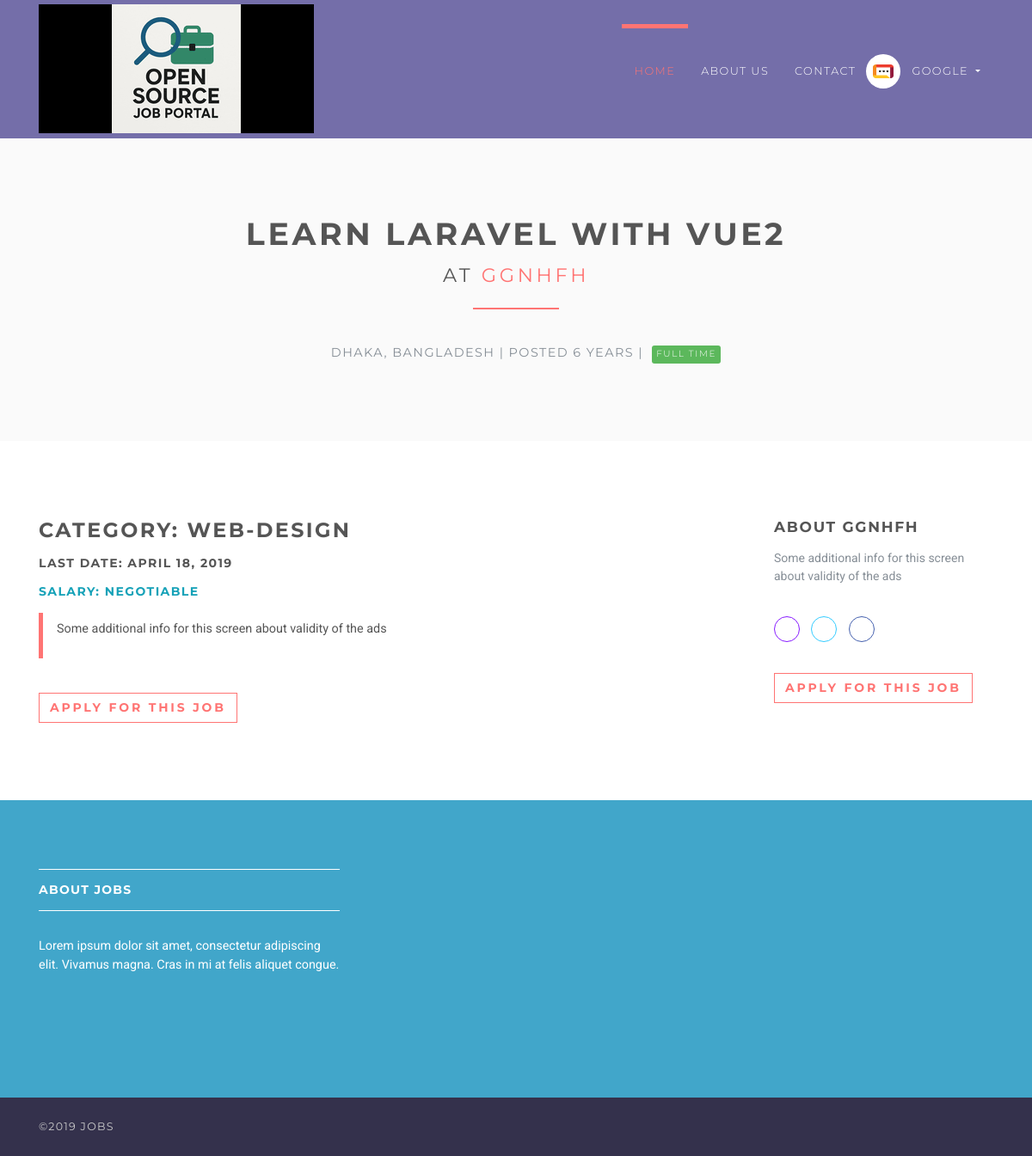
Screenshot of /jobs/1 (signed in) with the database file from the repository.
### accounts/models.py (models this page shows, shortened)
class User(AbstractUser):
    username = None
    role = models.CharField(max_length=12, error_messages={
        'required': "Role must be provided"
    })
    gender = models.CharField(max_length=10, blank=True, null=True, default="")
    email = models.EmailField(unique=True, blank=False,
                              error_messages={
                                  'unique': "A user with that email already exists.",
                              })
    USERNAME_FIELD = "email"
    REQUIRED_FIELDS = []
    objects = UserManager()

### jobsapp/models.py (models this page shows, shortened)
class Job(models.Model):
    user = models.ForeignKey(User, on_delete=models.CASCADE)
    title = models.CharField(max_length=300)
    description = models.TextField()
    location = models.CharField(max_length=150)
    type = models.CharField(choices=JOB_TYPE, max_length=10)
    category = models.CharField(max_length=100)
    last_date = models.DateTimeField()
    company_name = models.CharField(max_length=100)
    company_description = models.CharField(max_length=300)
    website = models.CharField(max_length=100, default="")
    created_at = models.DateTimeField(default=timezone.now)
    filled = models.BooleanField(default=False)

### jobsapp/views/home.py (the view)
# urls.py: path('jobs/<int:id>', JobDetailsView.as_view(), name='jobs-detail'),
class JobDetailsView(DetailView):
    model = Job
    template_name = 'jobs/details.html'
    context_object_name = 'job'
    pk_url_kwarg = 'id'
    def get_object(self, queryset=None):
        obj = super(JobDetailsView, self).get_object(queryset=queryset)
        if obj is None:
            raise Http404("Job doesn't exists")
        return obj
    def get(self, request, *args, **kwargs):
        try:
            self.object = self.get_object()
        except Http404:
            raise Http404("Job doesn't exists")
        context = self.get_context_data(object=self.object)
        return self.render_to_response(context)

### jobsapp/templatetags/is_already_applied.py (called while the page is built)
@register.simple_tag(name='is_already_applied')
def is_already_applied(job, user):
    applied = Applicant.objects.filter(job=job, user=user)
    if applied:
        return True
    else:
        return False

### templates/jobs/details.html (shortened to what this page needs)
{% extends 'base.html' %}
{% load static %}
{% load is_already_applied %}
{% block content %}
    <section class="bg-light-gray">
        <div class="container">
            <h1 class="heading">{{ job.title }}<br>
                <small>at <a href="#"> {{ job.company_name }}</a></small>
            </h1>
            <div class="job-detail-description"><i class="fa fa-map-marker job__location"> </i>
                {{ job.location }} | Posted {{ job.created_at|timesince }} |
                {% if job.type == '1' %}
                    <span class="badge featured-badge badge-success">Full time</span>
                {% elif job.type == '2' %}
                    <span class="badge featured-badge badge-primary">Part time</span>
                {% else %}
                    <span style="color: #ffffff;" class="badge featured-badge badge-warning">Internship</span>
                {% endif %}
            </div>
        </div>
    </section>
    <section>
        <div class="container">
            <div class="row">
                <div class="col-lg-8">
                    <h3>Category: {{ job.category }}</h3>
                    <h5>Last date: {{ job.last_date|date }}</h5>
                    <h5 class="text-info">Salary: Negotiable</h5>
                    <blockquote class="blockquote">
                        <p>{{ job.description }}</p>
                    </blockquote>
                    <div class="job-detail__apply-bottom">
                        {% if request.user.is_authenticated %}
                            {% is_already_applied job request.user as is_applied %}
                            {% if is_applied %}
                                <input type="button" class="btn btn-outline-white-primary" value="Already applied"/>
                            {% else %}
                                <form action="{% url 'jobs:apply-job' job.id %}" method="post">
                                    <input type="submit" class="btn btn-outline-white-primary"
                                           value="Apply for this job"/>
                                </form>
                            {% endif %}
                        {% endif %}
                    </div>
                </div>
                <div class="col-lg-1"></div>
                <div class="col-lg-3">
                    <h4>About {{ job.company_name }}</h4>
                    <p class="job-detail__company-description">{{ job.company_description }}</p>
                    <p class="job-detail__social social social--outline">
                        <a href="{{ job.website }}" data-toggle="tooltip" data-placement="top" title="Website"
                           class="link">
                            <i class="fa fa-link"></i>
                        </a>
                        <a href="#" data-toggle="tooltip" data-placement="top" title="Twitter" class="twitter">
                            <i class="fa fa-twitter"></i>
                        </a>
                        <a href="#" data-toggle="tooltip" data-placement="top" title="Facebook" class="facebook">
                            <i class="fa fa-facebook"></i>
                        </a>
                    </p>
                    <div class="job-detail__apply-top">
                        {% if is_applied %}
                            <input type="button" class="btn btn-outline-white-primary" value="Already applied"/>
                        {% else %}
                            <form action="{% url 'jobs:apply-job' job.id %}" method="post">
                                <input type="submit" class="btn btn-outline-white-primary" value="Apply for this job"/>
                            </form>
                        {% endif %}
                    </div>
                </div>
            </div>
        </div>
    </section>
{% endblock %}

### templates/base.html (shortened to what this page needs)
{% load static %}
<!DOCTYPE html>
<html>
<head>
    <link rel="stylesheet"
          href="{% static 'vendor/bootstrap/css/bootstrap.min.css' %}">
    <link rel="stylesheet"
          href="{% static 'vendor/font-awesome/css/font-awesome.min.css' %}">
    <link rel="stylesheet"
          href="{% static 'vendor/owl.carousel/assets/owl.carousel.css' %}">
    <link rel="stylesheet"
          href="{% static 'vendor/owl.carousel/assets/owl.theme.default.css' %}">
    <link rel="stylesheet" href="{% static 'css/style.default.css' %}"
          id="theme-stylesheet">
    <link rel="stylesheet" href="{% static 'css/custom.css' %}">
</head>
<body>
<header class="header">
    <nav class="navbar navbar-expand-lg">
        <div class="container">
            <a href="/" class="navbar-brand">
                <img src="{% static 'img/logo-small.png' %}" alt="logo" class="d-none d-lg-block">
            </a>
            <div id="navbarSupportedContent" class="collapse navbar-collapse">
                <ul class="navbar-nav ml-auto">
                    <li class="nav-item active">
                        <a href="/" class="nav-link">Home <span class="sr-only">(current)</span></a>
                    </li>
                    <li class="nav-item">
                        <a href="#" class="nav-link">About Us</a>
                    </li>
                    <li class="nav-item">
                        <a href="#" class="nav-link">Contact</a>
                    </li>
                    {% if request.user.is_authenticated and request.user.role == 'employer' %}
                        <li class="nav-item dropdown">
                            <a id="clientZone" href="#" data-toggle="dropdown"
                               aria-haspopup="true" aria-expanded="false"
                               class="nav-link dropdown-toggle has-img mb-3 mb-lg-0 mt-3 mt-lg-0">
                                <div class="client-menu-image">
                                    <div class="inner">
                                        <img src="{% static 'img/company-1.png' %}"
                                             alt="company image"
                                             class="img-fluid">
                                    </div>
                                </div>
                                {% if request.user.role == 'employee' %}
                                    {{ request.user.first_name }} {{ request.user.last_name }}
                                {% else %}
                                    {{ request.user.first_name }}
                                {% endif %}
                            </a>
                        </li>
                    {% endif %}
                </ul>
            </div>
        </div>
    </nav>
</header>
<div>
    {% block content %} {% endblock %}
</div>
<footer class="footer">
    <div class="footer__block">
        <div class="container">
            <div class="row">
                <div class="col-lg-4 col-md-12 mb-5">
                    <h4 class="h5">About Jobs</h4>
                    <p> Lorem ipsum dolor sit amet, consectetur adipiscing elit. Vivamus magna. Cras in mi at felis
                        aliquet congue. </p>
                </div>
            </div>
        </div>
    </div>
    <div class="footer__copyright">
        <div class="container">
            <div class="row">
                <div class="col-md-6 text-md-left text-center">
                    <p>&copy;2019 Jobs</p>
                </div>
            </div>
        </div>
    </div>
</footer>
</body>
</html>

### rows the page displays
User: user.first_name "GOOGLE"
Job: title "LEARN LARAVEL WITH VUE2", company_name "GGNHFH", location "DHAKA, BANGLADESH", created_at "6 YEARS", category "WEB-DESIGN", last_date "APRIL 18, 2019", description "Some additional info for this screen about validity of the ads", company_description "Some additional info for this screen about validity of the ads"
